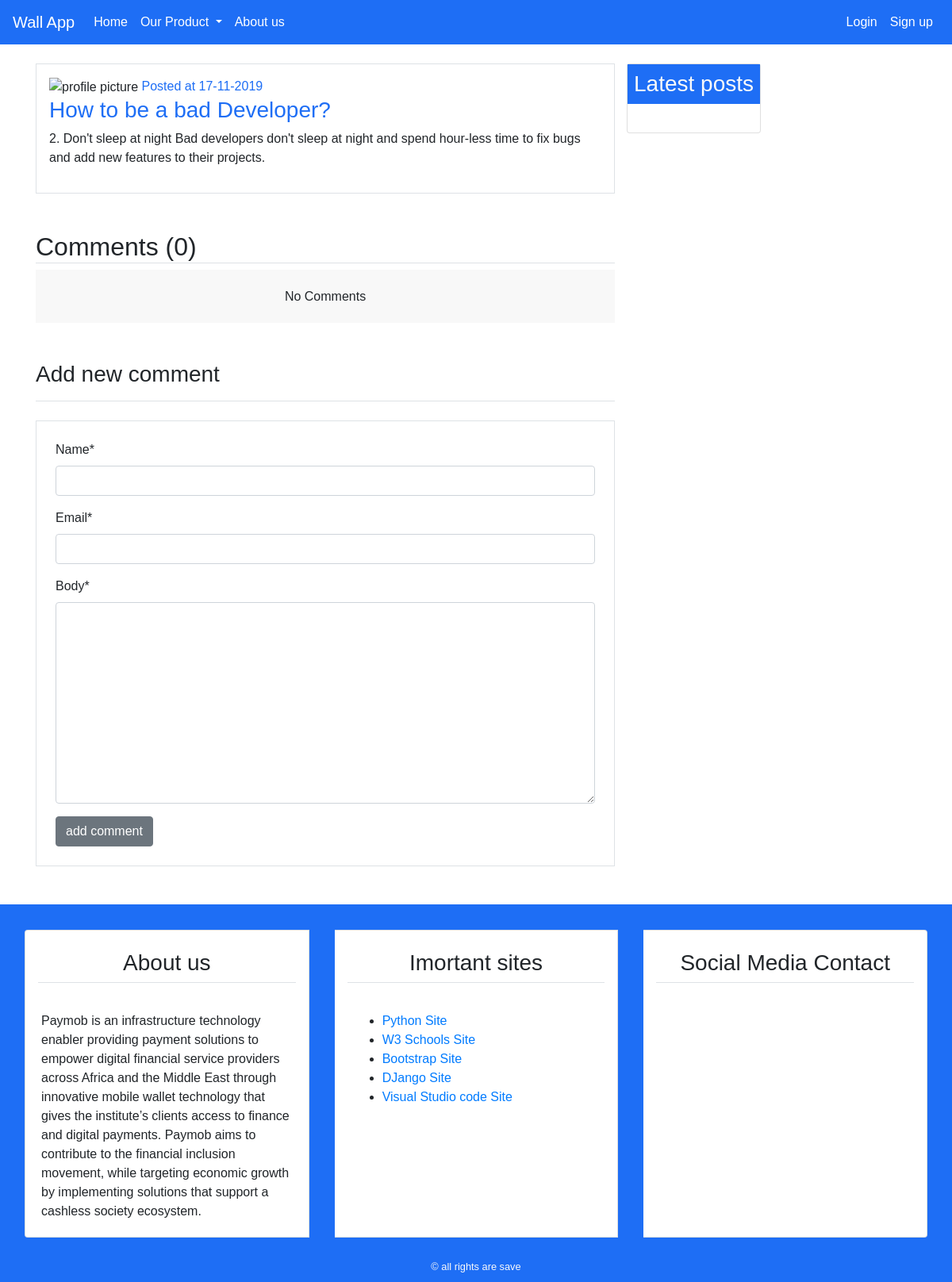
The page /detail/17/ on the database its author committed.
### blog/models.py (models this page shows, shortened)
class post(models.Model):
    title = models.CharField(max_length=100)
    content = models.TextField()
    post_date = models.DateTimeField(default=timezone.now)
    post_update = models.DateTimeField(auto_now=True)
    author = models.ForeignKey(User, on_delete=models.CASCADE)
    def __str__(self):
        return self.title
    class Meta:
        ordering = ('-post_date',)

### blog/views.py (the view)
# urls.py: path('detail/<int:post_id>/',views.post_detail , name='detail'),
def post_detail(request , post_id):
    posts = get_object_or_404(post,pk=post_id)
    comments = posts.comments.filter(active = True)
    if request.method == 'POST':
        comment_form = NewComment(data=request.POST)
        if comment_form.is_valid():
            new_comment = comment_form.save(commit=False)
            new_comment.posts = posts
            new_comment.save()
            comment_form = NewComment()
    else:
        comment_form = NewComment()
    context = {
        'title':posts,
        'post':posts,
        'comments':comments,
        'comment_form' : comment_form,
    }
    return render(request , 'blog/detail.html', context)

### blog/forms.py
class NewComment(forms.ModelForm):
    class Meta:
        model = comment
        fields = ('name' , 'email' , 'body')

### blog/templates/blog/detail.html (shortened to what this page needs)
{% extends 'blog/base.html' %}
{% block content %}
{% load crispy_forms_tags %}
    <div class="border p-3 mb-3">
        <img class "img-fluid rounded-circle border m-2" width="70px" src="https://encrypted-tbn0.gstatic.com/images?q=tbn:ANd9GcSk_D0cVIucjIvQ_Iz5cQpRqL5l_omwNyeuetS6E-Ih88_7ZJrgNw&s" alt="profile picture">
        <span class="color-Secondary">Posted at {{post.post_date | date:'d-m-Y'}}</span>
        <h3 class="color-Secondary">{{post.title}}</h3>
        <p>{{post.content}}</p>
    </div>
<h2 class="border-bottom mt-5">Comments ({{comments.count}})</h2>
    {% for comment in comments %}
    <ul class="p-3 comment">
        <h6 class="border-bottom p-2">({{comment.name}}) <span class="text-secondary">{{comment.comment_date|date:'d-m-Y'}}</span></h6>
        {{comment.body}}
    </ul>
    {% empty %}
    <h6 class="text-center p-4 comment">No Comments</h6>
    {% endfor %}
    <h3 class="border-bottom pb-3 mb-3 mt-5">Add new comment</h3>
    <div class="border p-4 mb-5 mt-4">
        <form method="POST">
            {{comment_form|crispy}}
            <input class="btn btn-secondary " type="submit" value="add comment">
        </form>
    </div>
{% endblock content %}

### blog/static/blog/css/main.css (style rules this page uses)
body { font-family: 'Tajawal',sans-serif; }
.color-Secondary { color: #1E6EF5 !important; }
.comment { background-color: #f8f8f8; border: px dashed #CCC; }

### rows shown on the page
post: post_date "17-11-2019", title "How to be a bad Developer?", content "2. Don't sleep at night Bad developers don't sleep at night and spend hour-less time to fix bugs and add new features to their projects."

### other values the page prints
{{ comments.count }} "0"
